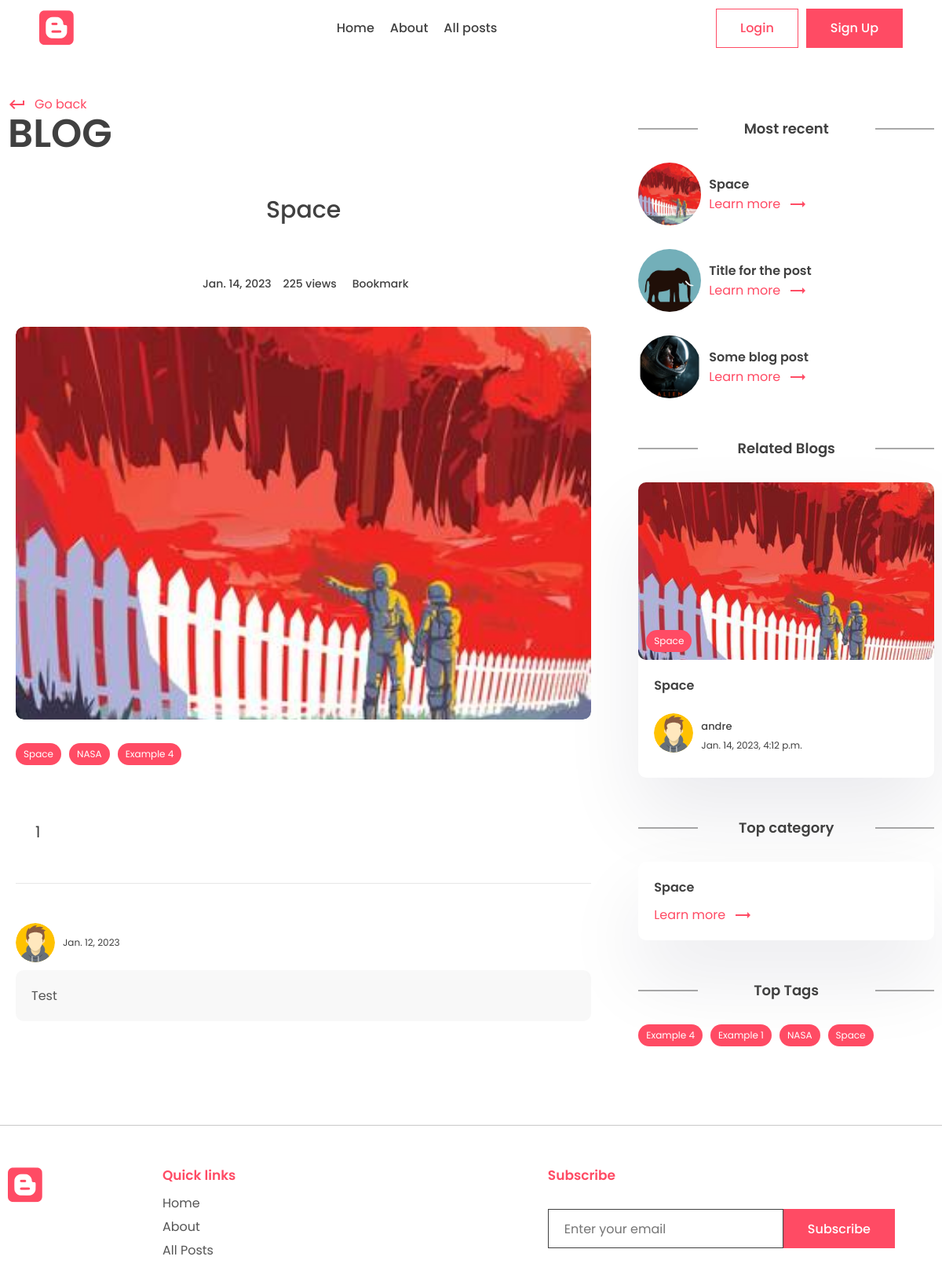
The app's page /post/space with its own data.
### app/models.py (models this page shows, shortened)
class Post(models.Model):
    title = models.CharField(max_length=200)
    content = tinymce_models.HTMLField()
    last_updated = models.DateTimeField(auto_now=True)
    slug = models.SlugField(max_length=200, unique=True)
    image = models.ImageField(upload_to="images/", default="images/no_image.jpg")
    view_count = models.IntegerField(null=True, blank=True)
    is_featured = models.BooleanField(default=False)
    tags = models.ManyToManyField(Tag, related_name="post")
    author = models.ForeignKey(User, on_delete=models.CASCADE, null=True, blank=True)
    likes = models.ManyToManyField(User, related_name="blog_post")
    bookmarks = models.ManyToManyField(User, related_name="bookmarks", blank=True)
    def save(self, *args, **kwargs):
        self.slug = slugify(self.title)
        return super(Post, self).save(*args, **kwargs)

class Tag(models.Model):
    name = models.CharField(max_length=100)
    description = models.CharField(max_length=100)
    slug = models.SlugField(max_length=200, unique=True)

class Comments(models.Model):
    content = models.TextField()
    date = models.DateTimeField(auto_now=True)
    post = models.ForeignKey(Post, on_delete=models.CASCADE)
    author = models.ForeignKey(User, on_delete=models.CASCADE)
    parent = models.ForeignKey("self", on_delete=models.CASCADE, null=True, blank=True, related_name="replies")

### app/views.py (the view)
# urls.py: path("post/<slug:slug>", views.post_page, name="post_page"),
def post_page(request, slug):
    post = Post.objects.get(slug=slug)
    is_favorite = bool(post.bookmarks.filter(id=request.user.id).exists())
    comments = Comments.objects.filter(post=post, parent=None)
    recent_posts = Post.objects.all().order_by("-last_updated")[:3]
    tag = post.tags.all()[0]
    related_blogs = Post.objects.filter(tags=tag).order_by("-last_updated")[:2]
    top_categories = Post.objects.filter(tags=tag).order_by("-view_count")[:3]
    top_tags_id = Post.objects.all().values("tags").annotate(total=Count("tags")).order_by("-total")[:10]
    top_tags = [Tag.objects.get(id=tag_id.get("tags")) for tag_id in top_tags_id]
    form = CommentForm()
    if request.POST and add_comment(request, post):
        return redirect("post_page", slug=slug)
    update_view_counter(post)
    context = {
        "post": post,
        "form": form,
        "comments": comments,
        "recent_posts": recent_posts,
        "related_blogs": related_blogs,
        "top_categories": top_categories,
        "top_tags": top_tags,
        "is_favorite": is_favorite,
    }
    return render(request, "app/post.html", context)

### app/forms.py
class CommentForm(forms.ModelForm):
    class Meta:
        model = Comments
        fields = ("content",)
    def __init__(self, *args, **kwargs):
        super().__init__(*args, **kwargs)
        self.fields["content"].widget.attrs["placeholder"] = "Type your comment...."

### app/views.py (called while the page is built)
def update_view_counter(post):
    if post.view_count is None:
        post.view_count = 1
    else:
        post.view_count += 1
    post.save()

### app/templates/app/post.html (shortened to what this page needs)
{% extends 'base.html' %}
{% load static %}
{% block content %}
<main>
  <div class="container">
    <div class="layout">
      <div class="left">
        <div class="page-top">
          <div class="top flex">
            <div class="page-name">
              <a href="{% url 'index' %}" class="learn">
                <span class="material-icons">keyboard_return</span> Go back
              </a>
              <h1>Blog</h1>
            </div>
          </div>
        </div>
        <center>
          <div class="typo">
            <h1 class="title blog-title">
              {{post.title}}
            </h1>
            <br>
            <div class="timeline">
              <div class="track">
                <p class="time">{{post.last_updated|date}}</p>
              </div>
              <div class="track">
                <p class="view-count">{{post.view_count}} view{{post.view_count|pluralize}}</p>
              </div>
              {% if request.user.is_authenticated %}
              <a class="track" href="{% url 'add_to_favorite' post.id %}">
                <button type="submit" class="btn btn-info">
                  {% if request.user in post.bookmarks.all %}
                  <i class="fa-solid fa-bookmark"></i>
                  {% else %}
                  <i class="uil uil-bookmark-full"></i>
                  {% endif %}
                  <p class="bookmark">Bookmark</p>
                </button>
              </a>
              {% else %}
              <a class="track" href="{% url 'login' %}">
                <button type="submit" class="btn btn-info">
                  <p class="bookmark">Bookmark</p>
                </button>
              </a>
              {% endif %}
            </div>
          </div>
        </center>
        <section class="mt">
          <div class="container">
            <div class="blog-post">
              <div class="post-img blog-img">
                <img src="{{post.image.url}}" />
              </div>
              <div class="blog-post-content">
                <div class="blog-tags">
                  {% for tag in post.tags.all %}
                  <a href="{% url 'tag_page' tag.slug %}" class="tag">{{tag.name}}</a>
                  {% endfor %}
                </div>
                <div class="social-share">
                  <div class="reactions">
                    <div class="total-comments">
                      <span>{{comments|length}}</span>
                    </div>
                  </div>
                </div>
                {% for comment in comments %}
                <div class="user-comment">
                  <div class="author">
                    <div class="profile-pic">
                      <img src="{% static 'app/images/author.svg' %}" alt="" />
                    </div>
                    <div class="details">
                      <small>{{comment.date|date}}</small>
                    </div>
                  </div>
                  <div class="comment-sec-main">
                    <div class="comment-sec">
                      <div class="comment">
                        <p>
                          {{comment.content}}
                        </p>
                      </div>
                    </div>
                  </div>
                </div>
                {% endfor %}
              </div>
            </div>
          </div>
        </section>
      </div>
      <div class="right">
        <div class="block">
          <h2 class="title2">Most recent</h2>
          {% for recent_post in recent_posts %}
          <div class="recent-post">
            <div class="rounded-img">
              <img src="{{recent_post.image.url}}" alt="" />
            </div>
            <div class="recent-content">
              <h3>
                {{recent_post.title}}
              </h3>
              <a class="learn" href="{% url 'post_page' recent_post.slug %}">Learn more <span class="material-icons">
                  trending_flat</span></a>
            </div>
          </div>
          {% endfor %}
        </div>
        <div class="block r-blog">
          <h2 class="title2">Related Blogs</h2>
          {% for related_blog in related_blogs %}
          <a href="{% url 'post_page' related_blog.slug %}">
            <div class="card">
              <div class="post-img">
                <img src="{{related_blog.image.url}}" alt="" />
                <div class="tag">{{related_blog.tags.all.0.name}}</div>
              </div>
              <div class="card-content">
                <h3>
                  {{related_blog.title}}
                </h3>
                <div class="author">
                  <div class="profile-pic">
                    <img src="/static/app/images/author.svg" alt="" />
                  </div>
                  <div class="details">
                    <p>{{related_blog.author}}</p>
                    <small>{{related_blog.last_updated}}</small>
                  </div>
                </div>
              </div>
            </div>
          </a>
          {% endfor %}
        </div>
        <div class="block">
          <h2 class="title2">Top category</h2>
          {% for top_category in top_categories %}
          <div class="card">
            <h3>
              {{top_category.title}}
            </h3>
            <a class="learn" href="{% url 'post_page' top_category.slug %}">Learn more <span class="material-icons">
                trending_flat </span></a>
          </div>
          {% endfor %}
        </div>
        <div class="block">
          <h2 class="title2">Top Tags</h2>
          <div class="blog-tags">
            {% for top_tag in top_tags %}
            <a class="tag" href="{% url 'tag_page' top_tag.slug %}">{{top_tag.name}}</a>
            {% endfor %}
          </div>
        </div>
      </div>
    </div>
  </div>
</main>
{% endblock content %}

### records on screen
Post: title "Space", last_updated "Jan. 14, 2023", view_count "225", image (picture), tags.all.0.name "Space", author "andre", last_updated "Jan. 14, 2023, 4:12 p.m."
Tag: name "Space"
Tag: name "NASA"
Tag: name "Example 4"
Comments: date "Jan. 12, 2023", content "Test"
Post: image (picture), title "Title for the post"
Post: image (picture), title "Some blog post"
Tag: name "Example 1"

### other values on screen
{{ comments|length }} "1"
